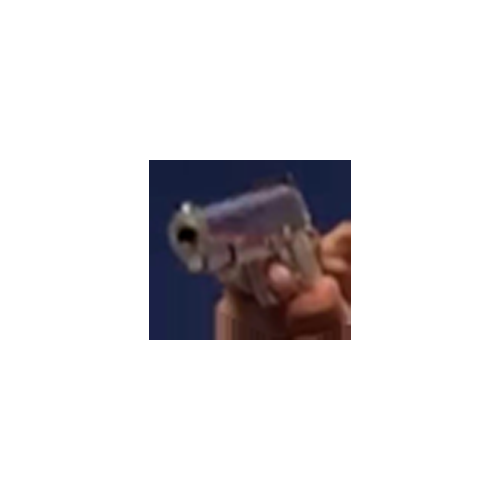
#> input picture project/python/guns/10.png, 500 x 500 px
$ python -i detect_fire.py   (imports and definitions only)
#> lines starting #> are read from the running program, lines starting #| are printed output that depends on the picture; after the words box and inside, x2 and y2 are one past the last pixel; in counts of white or black regions, pixels touching at a corner belong together

import numpy as np
import matplotlib.pyplot as plt
import cv2
import os
def write(label):
	try:
		f = open(r"../files/detect_fire.txt", "w")

		f.write(label)
		f.close()
	except:
		print('cant fire')

def main(path):
#> called with path = 'guns/10.png'
	img = cv2.imread(path)
#> img is the input picture: shape (500, 500, 3); mean B, G, R 227, 225.4, 227.5
	# Convert the image to HSV color space
	hsv = cv2.cvtColor(img, cv2.COLOR_BGR2HSV)
#> hsv: shape (500, 500, 3); mean H, S, V 11.3, 17.9, 229.8

	# Define the lower and upper thresholds for the color red
	lower_red = np.array([0, 50, 50])
	upper_red = np.array([20, 250, 250])

	# Create a mask for the red color range
	mask = cv2.inRange(hsv, lower_red, upper_red)
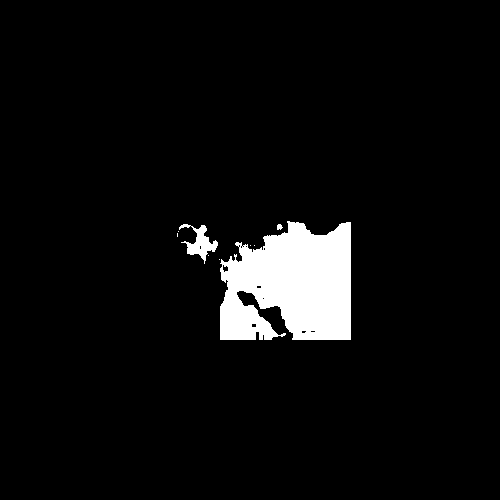
#> mask: shape (500, 500); 5.2% white; 9 white regions (6 under 20 px), largest, box (x1, y1, x2, y2) and area: (220, 221, 351, 340) 12405, (179, 224, 218, 264) 576, (277, 224, 283, 230) 27

	# Count the number of pixels in the mask that are not zero
	num_red_pixels = cv2.countNonZero(mask)
#> num_red_pixels = 13017

	# Calculate the percentage of red pixels in the image
	total_pixels = img.shape[0] * img.shape[1]
#> total_pixels = 250000
	red_pixel_percentage = num_red_pixels / total_pixels
#> red_pixel_percentage = 0.0521

	# If the percentage of red pixels is above a certain threshold, there is fire in the image
	if red_pixel_percentage > 0.2:
		label = "fire"
	else:
		label = "no_fire"
	write(label)

>>> result = main('guns/10.png')

$ run again, on project/python/guns/11.png
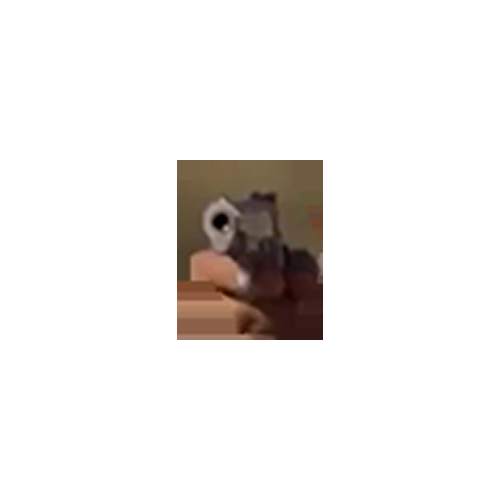
#> input picture project/python/guns/11.png, 500 x 500 px
#> in main, img is the input picture: shape (500, 500, 3); mean B, G, R 234.4, 236.1, 238.8
#> hsv: shape (500, 500, 3); mean H, S, V 2, 11.8, 238.8
#> in main, `mask = cv2.inRange(hsv, lower_red, upper_red)`:
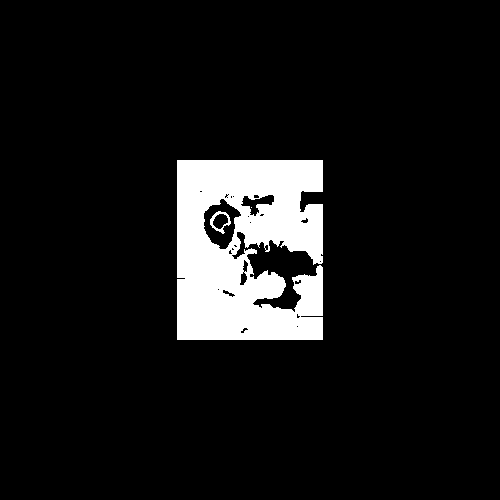
#> mask: shape (500, 500); 8.7% white; 3 white regions (1 under 20 px), largest, box (x1, y1, x2, y2) and area: (177, 160, 323, 340) 21709, (210, 211, 231, 234) 150
#> num_red_pixels = 21860
#> red_pixel_percentage = 0.0874
